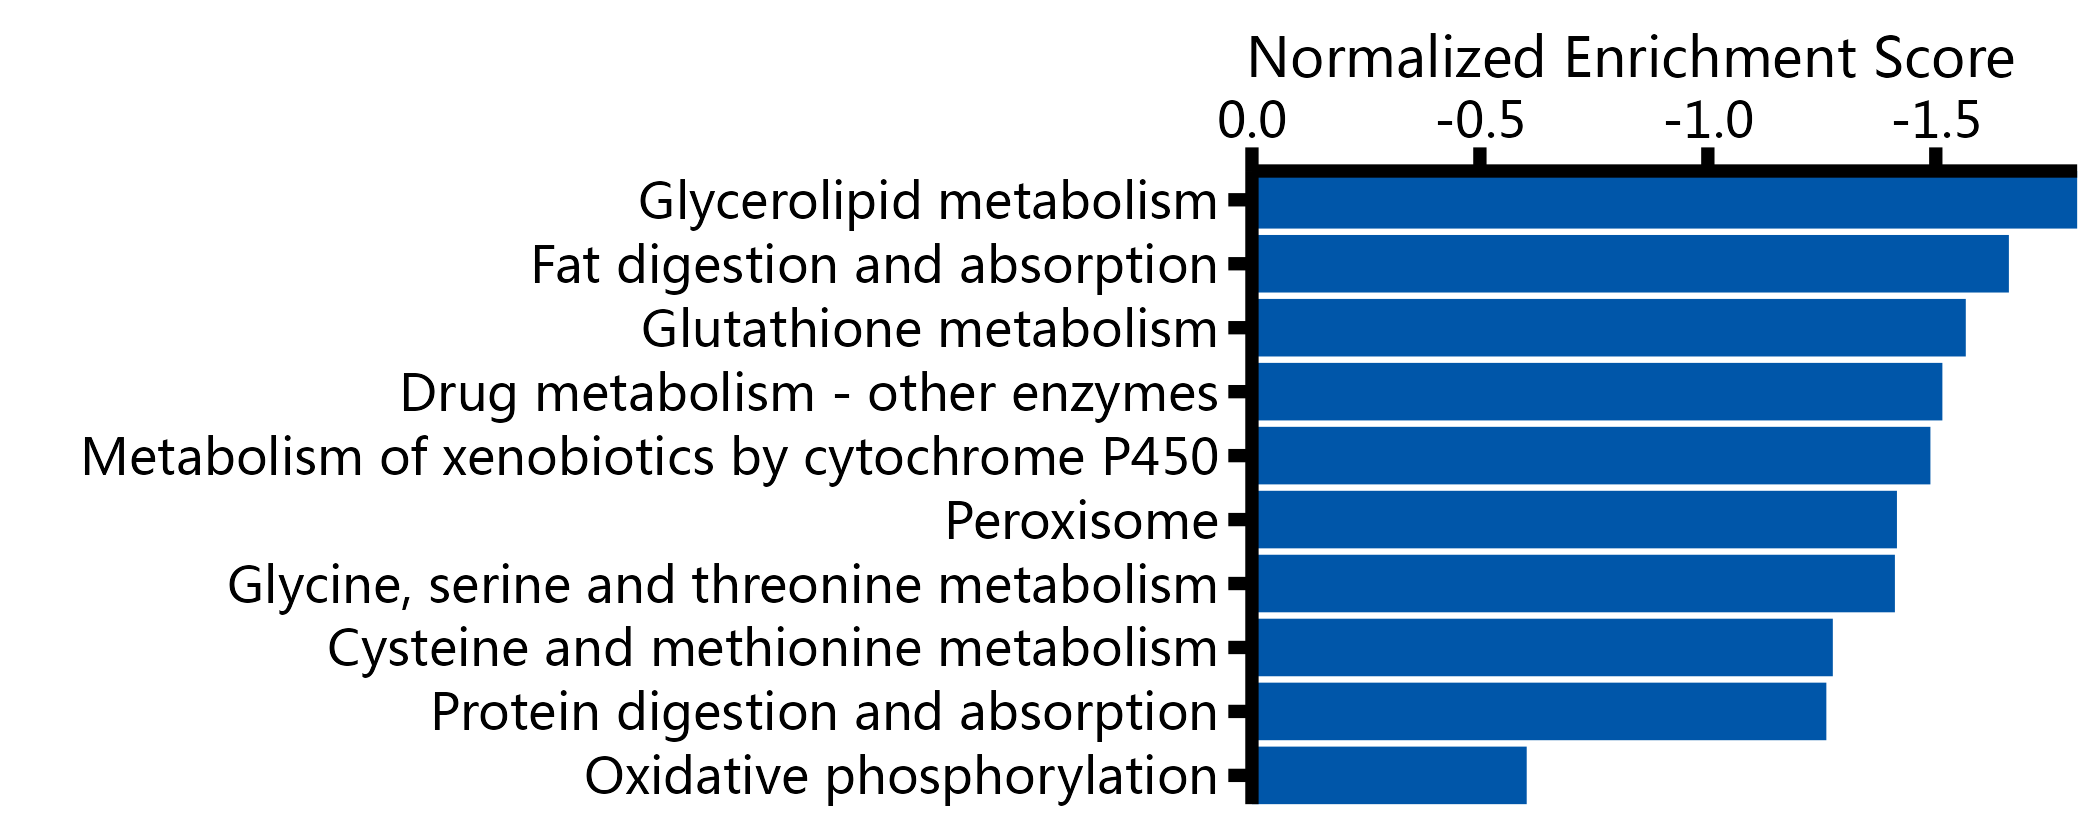

The script that drew this image:
#这是gsea柱状图
library(lmbio)
library(ggplot2)
inputfile <- 'gsea.gsea.substance.report-go.csv'
mapname <- 'histogram-go'
data <- readdata(inputfile)
data$Term <- gsub("\\(mmu.*\\)","",data$Term)
data$Term <- gsub("\\(GO.*\\)","",data$Term)
#此为排序由下调至上调排序
data <- data[order(data$NES,decreasing = F),]
fifterdata <- data[1:10,]
fifterdata <- fifterdata[order(fifterdata$NES,decreasing = T),]
fifterdata$Term <- factor(fifterdata$Term,levels = fifterdata$Term)
p <- ggplot(fifterdata, aes(x = Term, y = NES)) +
  geom_bar(stat = "identity", fill = "#0056a9",width = 0.9) +
  scale_y_continuous(position = "right",trans = "reverse",expand = c(0,0))+
  scale_x_discrete(expand = c(0,0))+
  coord_flip()+
  labs(y="Normalized Enrichment Score",x="")+
  theme_classic()+
  theme(plot.margin = unit(c(0.5, 0.8, 0.5, 0.5), "cm"))+
  theme(axis.text = element_text(color = "black",size = 12),
        axis.title.x = element_text(size = 13,hjust = -0.1),
        axis.ticks = element_line(size = 1.5,color = "black"),
        axis.ticks.length = unit(0.2, 'cm'),
        axis.line = element_line(size = 1.5))
ggplotsave(p,mapname = mapname,imagetype = c("png","pdf"),
           height = 2.76,
           width = 7.2) 
  
  
